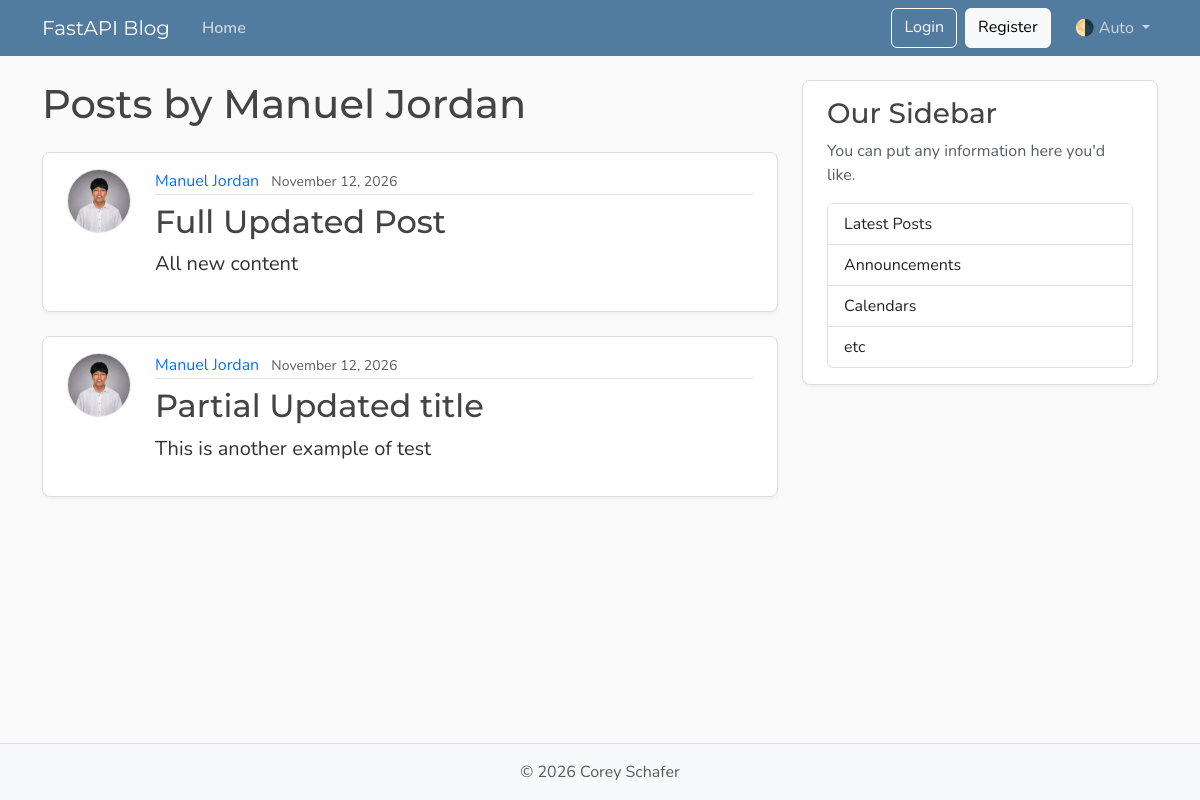
The page /users/1/posts on the database its author committed.
### models.py (models this page shows, shortened)
class User(Base):
    __tablename__ = "users"
    id: Mapped[int] = mapped_column(Integer, primary_key=True, index=True)
    username: Mapped[str] = mapped_column(String(50), unique=True, nullable=False)
    email: Mapped[str] = mapped_column(String(120), unique=True, nullable=False)
    image_file: Mapped[str | None] = mapped_column(
        String(200),
        nullable=True,
        default=None,
    )
    posts: Mapped[list[Post]] = relationship(
        back_populates="author", cascade="all, delete-orphan"
    )

class Post(Base):
    __tablename__ = "posts"
    id: Mapped[int] = mapped_column(Integer, primary_key=True, index=True)
    title: Mapped[str] = mapped_column(String(100), nullable=False)
    content: Mapped[str] = mapped_column(Text, nullable=False)
    user_id: Mapped[int] = mapped_column(
        ForeignKey("users.id"),
        nullable=False,
        index=True,
    )
    date_posted: Mapped[datetime] = mapped_column(
        DateTime(timezone=True),
        default=lambda: datetime.now(UTC),
    )
    author: Mapped[User] = relationship(back_populates="posts")

### main.py (the view)
@app.get("/users/{user_id}/posts", include_in_schema=False, name="user_posts")
def user_posts_page(
    request: Request,
    user_id: int,
    db: Annotated[Session, Depends(get_db)],
):
    result = db.execute(select(models.User).where(models.User.id == user_id))
    user = result.scalars().first()
    if not user:
        raise HTTPException(
            status_code=status.HTTP_404_NOT_FOUND,
            detail="User not found",
        )
    result = db.execute(select(models.Post).where(models.Post.user_id == user_id))
    posts = result.scalars().all()
    return templates.TemplateResponse(
        request,
        "user_posts.html",
        {"posts": posts, "user": user, "title": f"{user.username}'s Posts"},
    )

### templates/user_posts.html
{% extends "layout.html" %} {% block content %}
<h1 class="mb-4">Posts by {{ user.username }}</h1>
{% for post in posts %}
<article class="content-section py-3 px-4 mb-4">
  <div class="d-flex align-items-start gap-4">
    <img
      class="rounded-circle article-img flex-shrink-0"
      src="{{ post.author.image_path }}"
      alt="{{ post.author.username }}'s profile picture"
      width="64"
      height="64"
      loading="lazy"
    />
    <div class="flex-grow-1">
      <div class="article-metadata mb-2">
        <a
          class="me-2"
          href="{{ url_for('user_posts', user_id=post.author.id) }}"
          >{{ post.author.username }}</a
        >
        <small class="text-body-secondary"
          >{{ post.date_posted.strftime("%B %d, %Y") }}</small
        >
      </div>
      <h2>
        <a
          class="article-title"
          href="{{ url_for('post_page', post_id=post.id) }}"
          >{{ post.title }}</a
        >
      </h2>
      <p class="article-content">{{ post.content }}</p>
    </div>
  </div>
</article>
{% else %}
<p class="text-body-secondary">No posts by this user yet.</p>
{% endfor %} {% endblock content %}

### static/css/main.css (style rules this page uses)
:root { --font-heading: "Montserrat", system-ui, -apple-system, BlinkMacSystemFont, sans-serif; --font-body: "Nunito", system-ui, -apple-system, BlinkMacSystemFont, sans-serif; --color-bg-body: #fafafa; --color-bg-content: #ffffff; --color-text-primary: #333333; --color-text-heading: #444444; --color-steel: #527c9f; --color-nav-link: #cbd5db; --color-nav-link-hover: #ffffff; --color-link-hover: #428bca; --color-border: #dddddd; --color-border-light: #e3e3e3; --spacing-xl: 5rem; --article-img-size: 4rem; --account-img-size: 7.813rem; }
body { font-family: var(--font-body); background: var(--color-bg-body); color: var(--color-text-primary); }
h1, h2, h3, h4, h5, h6 { font-family: var(--font-heading); color: var(--color-text-heading); }
a { text-decoration: none; }
.content-section { background: var(--color-bg-content); border: 1px solid var(--color-border); border-radius: 0.5rem; box-shadow: 0 2px 4px rgba(15, 23, 42, 0.05); transition: box-shadow 0.15s ease, transform 0.15s ease, border-color 0.15s ease; }
.article-title { color: var(--color-text-heading); transition: color 0.2s ease-in-out; }
.article-content { white-space: pre-line; font-size: 1.25rem; }
.article-img { height: var(--article-img-size); width: var(--article-img-size); flex-shrink: 0; object-fit: cover; border: 1px solid var(--color-border-light); box-shadow: 0 0 0 2px var(--color-bg-content); }
.article-metadata { padding-bottom: 0.063rem; border-bottom: 1px solid var(--color-border-light); }
.article-metadata a { transition: color 0.2s ease-in-out; }

### rows shown on the page
User: username "Manuel Jordan"
Post: author.image_path (picture), author.username "Manuel Jordan", date_posted "November 12, 2026", title "Full Updated Post", content "All new content"
Post: author.image_path (picture), author.username "Manuel Jordan", date_posted "November 12, 2026", title "Partial Updated title", content "This is another example of test"
